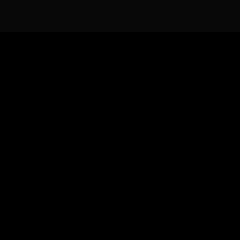

Tiled map render using the project's own tile images. Description and the map definition, with tile-layer contents summarised, below:
An orthogonal 15x15 tile map with 16x16 px tiles, 6 tile layers (Walkable, Other, Collisions, Other, ...), 4 tilesets and 1 object (teleport on push ).

<map version="1.0" orientation="orthogonal" width="15" height="15" tilewidth="16" tileheight="16">
 <tileset firstgid="1" source="../tileset/inside-terra.tsx" />
 <tileset firstgid="1025" source="../tileset/invisible.tsx" />
 <tileset firstgid="1041" source="../tileset/inside-mobilier.tsx" />
 <tileset firstgid="2065" source="../tileset/inside-decoration.tsx" />
 <layer name="Walkable" width="15" height="15">
  <data>[225 cells, 66 non-empty, 1 distinct tile ids]</data>
 </layer>
 <layer name="Other" width="15" height="15">
  <data>[225 cells, 0 non-empty, 0 distinct tile ids]</data>
 </layer>
 <layer name="Collisions" width="15" height="15">
  <data>[225 cells, 30 non-empty, 1 distinct tile ids]</data>
 </layer>
 <layer name="Other" width="15" height="15">
  <data>[225 cells, 6 non-empty, 6 distinct tile ids]</data>
 </layer>
 <layer name="WalkBehind" width="15" height="15">
  <data>[225 cells, 0 non-empty, 0 distinct tile ids]</data>
 </layer>
 <layer name="Other" width="15" height="15">
  <data>[225 cells, 0 non-empty, 0 distinct tile ids]</data>
 </layer>
 <objectgroup name="Moving" width="15" height="15">
  <object name="teleport on push" type="teleport on push " gid="1027" x="112" y="240">
   <properties>
    <property name="map" value="0.0" />
    <property name="x, y" value="15.15" />
   </properties>
  </object>
 </objectgroup>
</map>
